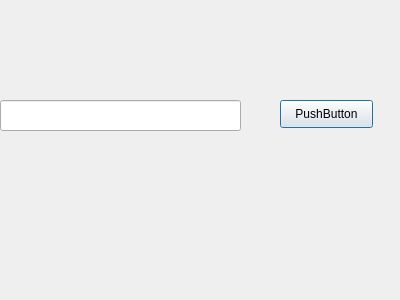
<?xml version="1.0" encoding="UTF-8"?>
<ui version="4.0">
 <class>IpDialog</class>
 <widget class="QDialog" name="IpDialog">
  <property name="geometry">
   <rect>
    <x>0</x>
    <y>0</y>
    <width>400</width>
    <height>300</height>
   </rect>
  </property>
  <property name="windowTitle">
   <string>Dialog</string>
  </property>
  <widget class="QPushButton" name="pushButton">
   <property name="geometry">
    <rect>
     <x>280</x>
     <y>100</y>
     <width>93</width>
     <height>28</height>
    </rect>
   </property>
   <property name="text">
    <string>PushButton</string>
   </property>
  </widget>
  <widget class="QLineEdit" name="lineEdit">
   <property name="geometry">
    <rect>
     <x>0</x>
     <y>100</y>
     <width>241</width>
     <height>31</height>
    </rect>
   </property>
  </widget>
 </widget>
 <resources/>
 <connections/>
</ui>
